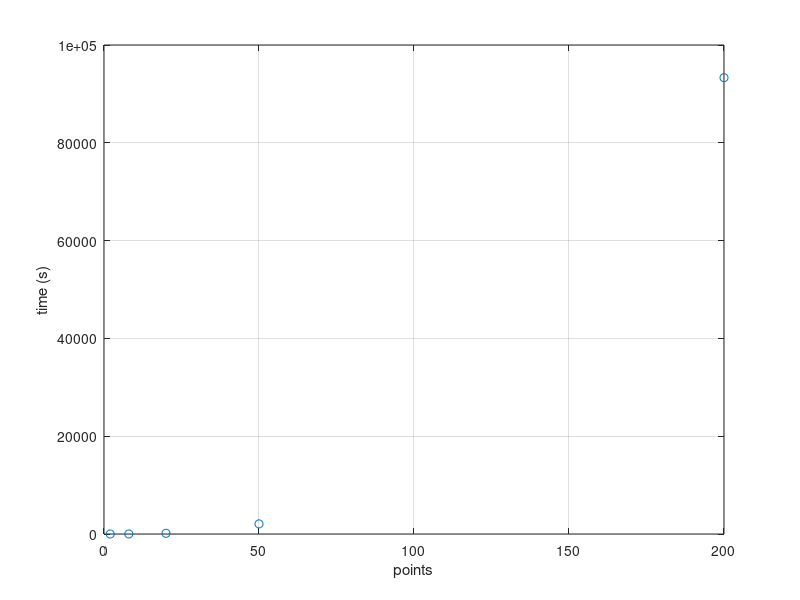

Source code (MATLAB):
close all; clear all; 
points= [2,8,20,50,200];
time=[1.063,9.314,145.83,2067.846,93321.886];

figure;
plot(points,time,'o')
xlabel('points'); ylabel('time (s)')
grid on 